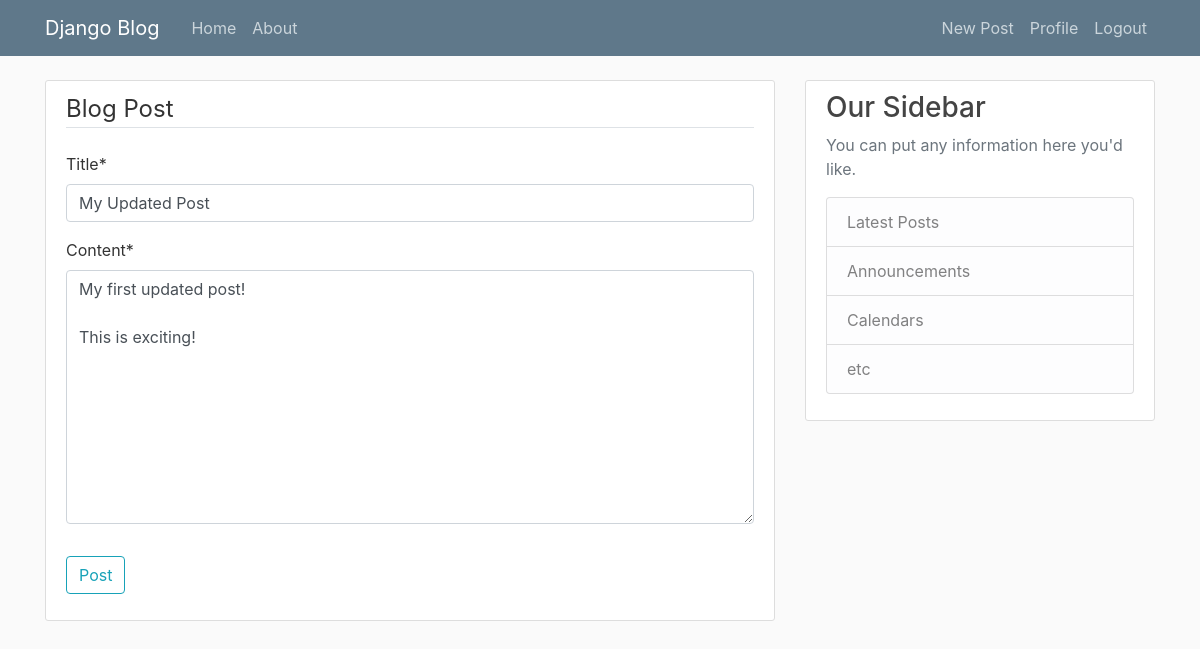
Before: /post/7/update/ (signed in) with the older database file.
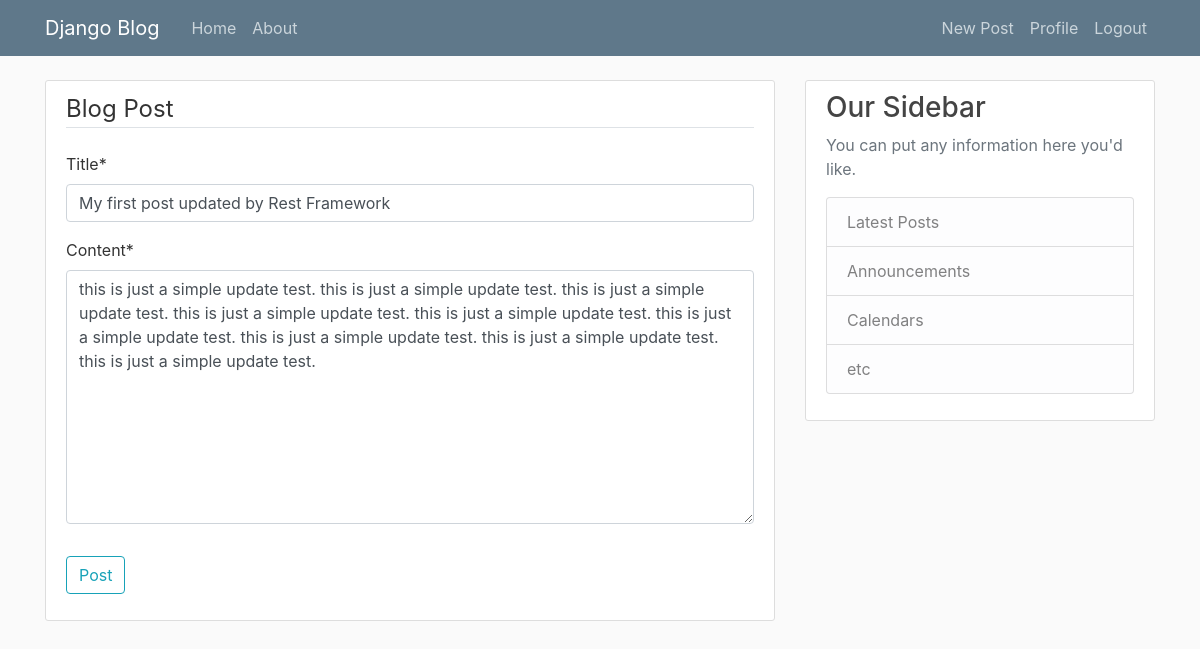
After: the same page with the newer database file.
### blog/models.py (models this page shows, shortened)
class Post(models.Model):
    title = models.CharField(max_length=100)
    content = models.TextField()
    date_posted = models.DateTimeField(default=timezone.now)
    author = models.ForeignKey(User, on_delete=models.CASCADE, default=1)

### blog/views.py (the view, shortened to what this page needs)
# urls.py: path('post/<int:pk>/update/', PostUpdateView.as_view(), name='post-update'),
class PostUpdateView(LoginRequiredMixin, UserPassesTestMixin, UpdateView):
    model = Post
    fields = ["title", 'content']
    def test_func(self):
        post = self.get_object()
        if self.request.user == post.author:
            return True
        return False

### blog/templates/blog/post_form.html (shortened to what this page needs)
{% extends "blog/base.html" %}
{% load crispy_forms_tags %}
{% block content %}
  <div class="content-section">
    <form method="post">
      <fieldset class='form-group'>
        <legend class="border-bottom mb-4">Blog Post</legend>
        {{ form|crispy }}
      </fieldset>
      <div class="form-group">
        <button class="btn btn-outline-info" type="submit">Post</button>
      </div>
    </form>
  </div>
{% endblock content %}

Changed rows visible on the page:
changed Post: title "My Updated Post" → "My first post updated by Rest Framework"; content "My first updated post! This is exciting!" → "this is just a simple update test. this is just a simple update test. this is just a simple update test. this is just a simple update test. this is just a simple update test. this is just a simple update test. this is just a simple update test. this is just a simple update test. this is just a simple update test."
